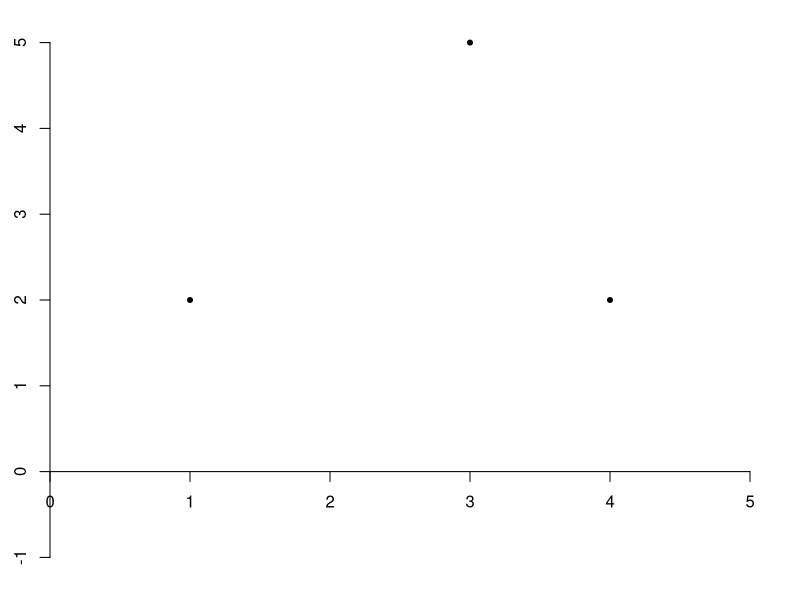

This figure's R source: (Note: this script raises an error after producing the figure.)
# 1. 
v1 <- c(0,1,0,0,0,0); v2 <- c(0,0,1,0,1,0); v3 <- c(0,0,0,1,0,0); 
v4 <- c(1,0,0,0,0,1); v5 <- c(1,0,0,0,0,0); v6 <- c(0,0,1,0,0,0);
M <-cbind(v1,v2,v3,v4,v5,v6); M

M2 <- M%*%M
M2

M4 <- M2%*%M2
M4

M8 <-M4%*%M4
M8

M9 <- M8%*%M
M9


#2. 

a0 <- c(1,0,0,0); a1 <- c(10/19,0,9/19,0); a2 <- c(0,10/19,9/19,0); a3 <- c(0,0,0,1)
A <-cbind(a0,a1,a2,a3)
A

A2 <- A%*%A
A4 <- A2%*%A2
A8 <- A4%*%A4
A16 <- A8%*%A8
A32 <- A16%*%A16
round(A32%*%A32%*%A32, digit=6)

#3. 
pars<-par(mar=c(1,1,1,1)+0.1, pch=20)  #set up narrow margins
plot(NULL, xlim = c(0,5), ylim = c(-1,5), xlab = "", ylab= "", axes = FALSE)
axis(1,pos = 0); axis(2,pos = 0) #set up axes at left and bottom

#Topic 1 - addition of vectors in R^2
#An element of R^2 is just a list of two numbers.
X <- c(1,2)     #c() means "concatenate"

#We can think of this element of R^2 as a point and plot it.
points(X[1], X[2])  
Y <- c(3,5)  #another point
points(Y[1], Y[2])     #add it to the plot
Z <- c(4, 2)
points(Z[1], Z[2])

#The difference of two points is a vector.
v_1 <- B - A; v_1  #difference of two points is a vector
points(c(X[1],Y[1]), c(X[2],Y[2]), type = "l") #this function takes pairs of coordinates
points(c(Y[1],Z[1]), c(Y[2],Z[2]), type = "l")
points(c(Z[1],X[1]), c(Z[2],X[2]), type = "l")

points(c((X[1]+Y[1])/2, Z[1]), c((X[2]+Y[2])/2, Z[2]), type="l")
points(c((Y[1]+Z[1])/2, X[1]), c((Y[2]+Z[2])/2, X[2]), type="l")
points(c((Z[1]+X[1])/2, Y[1]), c((Z[2]+X[2])/2, Y[2]), type="l")
